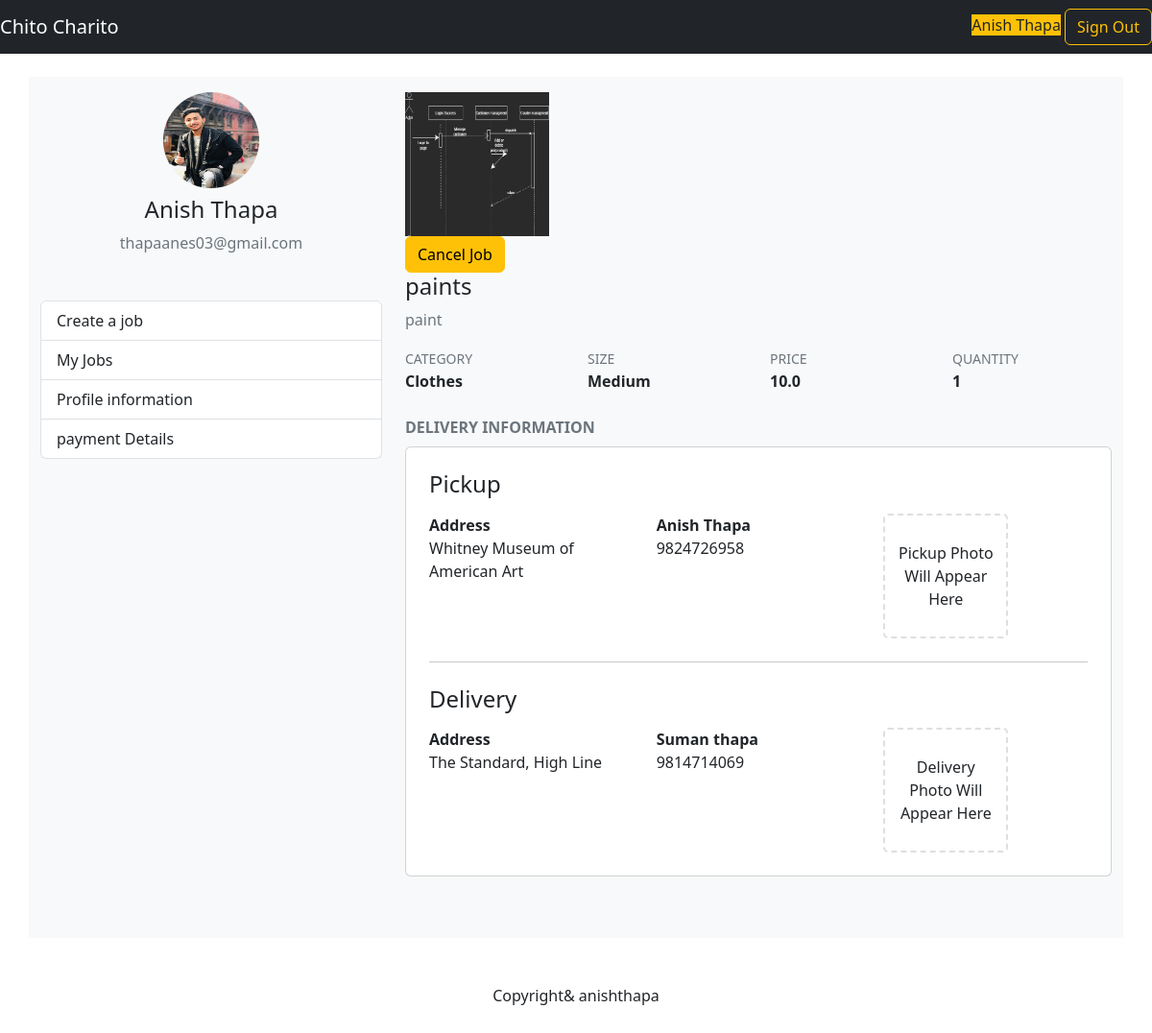
/customer/jobs/98000870-5977-436b-9998-7e983d55a5f7 (signed in), run on the app's committed database.
### mainapp/models.py (models this page shows, shortened)
class Customer(models.Model):
    user=models.OneToOneField(User,on_delete=CASCADE)
    avatar = models.ImageField(upload_to='customer/avatars',blank=True,null=True)
    phone_number = models.CharField(max_length=50, blank=True)
    stripe_customer_id = models.CharField(max_length=255, blank=True)
    stripe_payment_method_id = models.CharField(max_length=255, blank=True)
    stripe_card_last4 = models.CharField(max_length=255, blank=True)

class Job(models.Model):
  SMALL_SIZE = "small"
  MEDIUM_SIZE = "medium"
  LARGE_SIZE = "large"
  SIZES = (
    (SMALL_SIZE, 'Small'),
    (MEDIUM_SIZE, 'Medium'),
    (LARGE_SIZE, 'Large'),
  )
  CREATING_STATUS = 'creating'
  PROCESSING_STATUS = 'processing'
  PICKING_STATUS = 'picking'
  DELIVERING_STATUS = 'delivering'
  COMPLETED_STATUS = 'completed'
  CANCELED_STATUS = 'canceled'
  STATUSES = (
    (CREATING_STATUS, 'Creating'),
    (PROCESSING_STATUS, 'Processing'),
    (PICKING_STATUS, 'Picking'),
    (DELIVERING_STATUS, 'Delivering'),
    (COMPLETED_STATUS, 'Completed'),
    (CANCELED_STATUS, 'Canceled'),
  )
  id = models.UUIDField(primary_key=True, default=uuid.uuid4, editable=False)
  customer = models.ForeignKey(Customer, on_delete=models.CASCADE)
  name = models.CharField(max_length=255)
  description = models.CharField(max_length=255)
  category = models.ForeignKey(Category, on_delete=models.SET_NULL, null=True, blank=True)
  size = models.CharField(max_length=20, choices=SIZES, default=MEDIUM_SIZE)
  quantity = models.IntegerField(default=1)
  photo = models.ImageField(upload_to='job/photos/')
  status = models.CharField(max_length=20, choices=STATUSES, default=CREATING_STATUS)
  created_at = models.DateTimeField(default=timezone.now)
  pickup_address = models.CharField(max_length=255, blank=True)
  pickup_lat = models.FloatField(default=0)
  pickup_lng = models.FloatField(default=0)
  pickup_name = models.CharField(max_length=255, blank=True)
  pickup_phone = models.CharField(max_length=50, blank=True)
  delivery_address = models.CharField(max_length=255, blank=True)
  delivery_lat = models.FloatField(default=0)
  delivery_lng = models.FloatField(default=0)
  delivery_name = models.CharField(max_length=255, blank=True)
  delivery_phone = models.CharField(max_length=50, blank=True)
  duration = models.IntegerField(default=0)
  distance = models.FloatField(default=0)
  price = models.FloatField(default=0)
  pickup_photo = models.ImageField(upload_to='job/pickup_photos/', null=True, blank=True)
  pickedup_at = models.DateTimeField(null=True, blank=True)
  delivery_photo = models.ImageField(upload_to='job/delivery_photos/', null=True, blank=True)
  delivered_at = models.DateTimeField(null=True, blank=True)

class Category(models.Model):
  slug = models.CharField(max_length=255, unique=True)
  name = models.CharField(max_length=255)

### mainapp/customer/views.py (the view)
# urls.py: path('jobs/<job_id>', customer_views.job_page, name="job"),
@login_required(login_url="/sign-in/?next=/customer/")
def job_page(request, job_id):
    job = Job.objects.get(id=job_id)
    if request.method == "POST" and job.status == job.PROCESSING_STATUS:
        job.status = Job.CANCELED_STATUS
        job.save()
        return redirect(reverse('customer:archived_jobs'))
    return render(request, 'customer/job.html', {
        "job": job
    })

### mainapp/templates/customer/job.html (shortened to what this page needs)
{% extends 'customer/base.html'%}
{% block main %}
<div class="media mb-4">
    <img src="{{ job.photo.url }}" class="rounded-lg mr-3" width="150" height="150">
    <div class="media-body">
      {% if job.status == 'processing' %}
      <form method="POST" class="float-right            ">
        <button type="submit" class="btn btn-warning">Cancel Job</button>
      </form>
      {% endif %}
      <h4>{{ job.name }}</h4>
      <p class="text-secondary">{{ job.description }}</p>
      <div class="row">
        <div class="col-lg-3">
          <small class="text-secondary">CATEGORY</small><br />
          <span><b>{{ job.category.name }}</b></span>
        </div>
        <div class="col-lg-3">
          <small class="text-secondary">SIZE</small><br />
          <span><b>{{ job.get_size_display }}</b></span>
        </div>
        <div class="col-lg-3">
          <small class="text-secondary">PRICE</small><br />
          <span><b>{{ job.price }}</b></span>
        </div>
        <div class="col-lg-3">
          <small class="text-secondary">QUANTITY</small><br />
          <span><b>{{ job.quantity }}</b></span>
        </div>
      </div>
    </div>
  </div>
 <b class="text-secondary">DELIVERY INFORMATION</b><br />
<div class="card bg-white mt-2 mb-5">
  <div class="card-body p-4">
    <h4 class="mb-3">
      Pickup
    </h4>
    <div class="row">
      <div class="col-lg-4">
        <b>Address</b><br />
        <span>{{ job.pickup_address }}</span>
      </div>
      <div class="col-lg-4">
        <b>{{ job.pickup_name }}</b><br />
        <span>{{ job.pickup_phone }}</span>
      </div>
      <div id="pickup_photo" class="col-lg-4">
        {% if job.pickup_photo %}
        <img src="{{ job.pickup_photo.url }}" class="rounded-lg photo" width="130" height="130">
        {% else %}
        <div class="photo-blank">Pickup Photo Will Appear Here</div>
        {% endif %}
      </div>
    </div>
    <hr class="my-4" />
    <h4 class="mb-3">
      Delivery
    </h4>
    <div class="row">
      <div class="col-lg-4">
        <b>Address</b><br />
        <span>{{ job.delivery_address }}</span>
      </div>
      <div class="col-lg-4">
        <b>{{ job.delivery_name }}</b><br />
        <span>{{ job.delivery_phone }}</span>
      </div>
      <div id="delivery_photo" class="col-lg-4">
        {% if job.delivery_photo %}
        <img src="{{ job.delivery_photo.url }}" class="rounded-lg photo" width="130" height="130">
        {% else %}
        <div class="photo-blank">Delivery Photo Will Appear Here</div>
        {% endif %}
      </div>
    </div>
  </div>
</div>
{% endblock %}

### mainapp/templates/customer/base.html
{% extends 'base.html'  %}
{% load static %}
{% block content %}
{% url 'customer:create_job' as create_job_url %}
{% url 'customer:profile' as profile_url %}
{% url 'customer:current_jobs' as current_jobs_url %}
{% url 'customer:archived_jobs' as archived_jobs_url %}
{% url 'customer:payment_method' as payment_method_url %}
<div class="container bg-light mt-4 pt-3 pb-3">
    <div class="row">
      <div class="col-lg-4">
        <div class="text-center">
          <img src="{% if request.user.customer.avatar %}{{ request.user.customer.avatar.url }}{% else %}{% static 'img/avatar.png' %}{% endif %}" alt="" class="rounded-circle mb-2" width="100" height="100">
          <h4>{{ request.user.get_full_name }}</h4>
          <p class="text-secondary">{{ request.user.email }}</p>
        </div>
        <div class="list-group mt-5">
            <a href="{% url 'customer:create_job' %}" class="list-group-item list-group-item-action {% if request.path == create_job_url %} active {% endif %}">Create a job</a>
            <a href="{% url 'customer:current_jobs' %}"
          class="list-group-item list-group-item-action {% if request.path == current_jobs_url or request.path == archived_jobs_url %}active{% endif %}">My
          Jobs</a>
            <a href="{% url 'customer:profile' %}" class="list-group-item list-group-item-action {% if request.path == profile_url %} active {% endif %} ">Profile information</a>
            <a href="{% url 'customer:payment_method' %}" class="list-group-item list-group-item-action {% if request.path == payment_method_url %} active {% endif %} ">payment Details</a>
        </div>
        </div>
      <div class="col-lg-8">
          {% block main %}
          {% endblock %}
      </div>
        </div>
        </div>
        {% endblock %}

### mainapp/templates/base.html (shortened to what this page needs)
<!DOCTYPE html>
<html lang="en">
<head>
    {% load bootstrap5 %}
    {% bootstrap_css %}
    <link rel="stylesheet" href="https://use.fontawesome.com/releases/v5.9.0/css/all.css">
</head>
<body>
    <nav class="navbar   {% if not request.user.is_authenticated %} navbar-expand-lg {% endif %} navbar-dark bg-dark">
          <a class="navbar-brand" href="/">Chito Charito</a>
          {% if not request.user.is_authenticated %}
          <button class="navbar-toggler" type="button" data-bs-toggle="collapse" data-bs-target="#navbarSupportedContent" aria-controls="navbarSupportedContent" aria-expanded="false" aria-label="Toggle navigation">
            <span class="navbar-toggler-icon"></span>
          </button>
          <div class="collapse navbar-collapse" id="navbarSupportedContent">
            <ul class="navbar-nav">
              <li  class="nav-item" {% if request.GET.next != '/courier/' %}active{% endif %}>
                <a class="nav-link active" aria-current="page"  href="/sign-in/?next=/customer/">Customer</a>
              </li>
              <li class="nav-item"  {% if request.GET.next == '/courier/' %}active{% endif %}>
                <a class="nav-link active" aria-current="page" href="/sign-in/?next=/courier/">Courier</a>
              </li>
              <!-- <li class="nav-item dropdown">
                <a class="nav-link dropdown-toggle" href="#" aria-expanded="false">
                  Gudiance
                </a>
              </li> -->
            </ul>
        </div>
        {% else %}
        <form class="form-inline">
          <span class="mr-4 bg-warning">{{ request.user.get_full_name|title }}</span>
          <a href = "/sign-out" class="btn btn-outline-warning" >Sign Out</a>
        </form>
        {% endif %}
      </nav>
{% block content %}   {% endblock %}
      <footer class="text-center mt-5 mb-5">Copyright& anishthapa</footer>
      <link rel="stylesheet" href="https://unpkg.com/bootoast@1.0.1/dist/bootoast.min.css">
</body>
</html>

### mainapp/templates/customer/job.html (style rules this page uses)
.photo-blank { border: 2px dashed #DFDFDF; height: 130px; width: 130px; border-radius: 5px; align-items: center; display: flex; justify-content: center; text-align: center; padding: 10px; }

### data on the page
Job: photo (picture), name "paints", description "paint", category.name "Clothes", size "Medium", price "10.0", quantity "1", pickup_address "Whitney Museum of American Art", pickup_name "Anish Thapa", pickup_phone "9824726958", delivery_address "The Standard, High Line", delivery_name "Suman thapa", delivery_phone "9814714069"

### other printed values
{{ request.user.get_full_name|title }} "Anish Thapa"
{{ request.user.get_full_name }} "Anish Thapa"
{{ request.user.email }} "thapaanes03@gmail.com"
